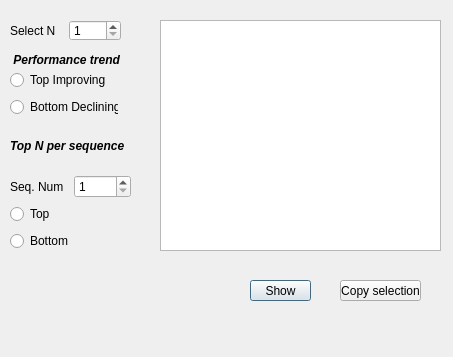
<?xml version="1.0" encoding="UTF-8"?>
<ui version="4.0">
 <class>Dialog_Adv_Stats</class>
 <widget class="QDialog" name="Dialog_Adv_Stats">
  <property name="geometry">
   <rect>
    <x>0</x>
    <y>0</y>
    <width>453</width>
    <height>357</height>
   </rect>
  </property>
  <property name="windowTitle">
   <string>Classroom Insights (Advanced Statistics)</string>
  </property>
  <property name="windowIcon">
   <iconset resource="../Resources/resources.qrc">
    <normaloff>:/icons/mainIcon.png</normaloff>:/icons/mainIcon.png</iconset>
  </property>
  <widget class="QLabel" name="label_ViewPerf">
   <property name="geometry">
    <rect>
     <x>10</x>
     <y>50</y>
     <width>161</width>
     <height>20</height>
    </rect>
   </property>
   <property name="font">
    <font>
     <weight>75</weight>
     <italic>true</italic>
     <bold>true</bold>
    </font>
   </property>
   <property name="text">
    <string> Performance trend</string>
   </property>
  </widget>
  <widget class="QWidget" name="layoutWidget">
   <property name="geometry">
    <rect>
     <x>10</x>
     <y>20</y>
     <width>111</width>
     <height>21</height>
    </rect>
   </property>
   <layout class="QHBoxLayout" name="horizontalLayout">
    <item>
     <widget class="QLabel" name="label_SelN">
      <property name="toolTip">
       <string>Number of records to show</string>
      </property>
      <property name="text">
       <string>Select N</string>
      </property>
     </widget>
    </item>
    <item>
     <widget class="QSpinBox" name="spinBoxN">
      <property name="minimum">
       <number>1</number>
      </property>
     </widget>
    </item>
   </layout>
  </widget>
  <widget class="QPushButton" name="pushButtonshow">
   <property name="geometry">
    <rect>
     <x>250</x>
     <y>280</y>
     <width>61</width>
     <height>21</height>
    </rect>
   </property>
   <property name="toolTip">
    <string>Display records</string>
   </property>
   <property name="text">
    <string>Show</string>
   </property>
  </widget>
  <widget class="QLabel" name="label_count">
   <property name="geometry">
    <rect>
     <x>220</x>
     <y>250</y>
     <width>111</width>
     <height>16</height>
    </rect>
   </property>
   <property name="text">
    <string/>
   </property>
  </widget>
  <widget class="QWidget" name="layoutWidget">
   <property name="geometry">
    <rect>
     <x>10</x>
     <y>70</y>
     <width>121</width>
     <height>181</height>
    </rect>
   </property>
   <layout class="QVBoxLayout" name="verticalLayout_3">
    <item>
     <layout class="QVBoxLayout" name="verticalLayout">
      <item>
       <layout class="QHBoxLayout" name="horizontalLayout_4">
        <item>
         <widget class="QRadioButton" name="radioButton_Imp">
          <property name="toolTip">
           <string>Improving across sequences</string>
          </property>
          <property name="text">
           <string>Top Improving </string>
          </property>
         </widget>
        </item>
        <item>
         <widget class="QLabel" name="label_NImp">
          <property name="text">
           <string/>
          </property>
         </widget>
        </item>
       </layout>
      </item>
      <item>
       <layout class="QHBoxLayout" name="horizontalLayout_5">
        <item>
         <widget class="QRadioButton" name="radioButton_Dec">
          <property name="toolTip">
           <string>Declining across sequences</string>
          </property>
          <property name="text">
           <string>Bottom Declining </string>
          </property>
         </widget>
        </item>
        <item>
         <widget class="QLabel" name="label_NDec">
          <property name="text">
           <string/>
          </property>
         </widget>
        </item>
       </layout>
      </item>
     </layout>
    </item>
    <item>
     <widget class="QLabel" name="label">
      <property name="font">
       <font>
        <weight>75</weight>
        <italic>true</italic>
        <bold>true</bold>
       </font>
      </property>
      <property name="text">
       <string>Top N per sequence</string>
      </property>
     </widget>
    </item>
    <item>
     <layout class="QHBoxLayout" name="horizontalLayout_6">
      <item>
       <widget class="QLabel" name="labelSeqN">
        <property name="toolTip">
         <string>Sequence number</string>
        </property>
        <property name="text">
         <string>Seq. Num</string>
        </property>
       </widget>
      </item>
      <item>
       <widget class="QSpinBox" name="spinBoxSeqN">
        <property name="minimum">
         <number>1</number>
        </property>
       </widget>
      </item>
     </layout>
    </item>
    <item>
     <layout class="QVBoxLayout" name="verticalLayout_2">
      <item>
       <layout class="QHBoxLayout" name="horizontalLayout_2">
        <item>
         <widget class="QRadioButton" name="radioButtonTop">
          <property name="toolTip">
           <string>Leading over chosen sequence</string>
          </property>
          <property name="text">
           <string>Top </string>
          </property>
         </widget>
        </item>
        <item>
         <widget class="QLabel" name="label_Ntop">
          <property name="text">
           <string/>
          </property>
         </widget>
        </item>
       </layout>
      </item>
      <item>
       <layout class="QHBoxLayout" name="horizontalLayout_3">
        <item>
         <widget class="QRadioButton" name="radioButton_Bottom">
          <property name="toolTip">
           <string>Trailing over chosen sequence</string>
          </property>
          <property name="text">
           <string>Bottom </string>
          </property>
         </widget>
        </item>
        <item>
         <widget class="QLabel" name="label_NBot">
          <property name="text">
           <string/>
          </property>
         </widget>
        </item>
       </layout>
      </item>
     </layout>
    </item>
   </layout>
  </widget>
  <widget class="QTableWidget" name="tableWidget_reg_pred">
   <property name="geometry">
    <rect>
     <x>160</x>
     <y>20</y>
     <width>281</width>
     <height>231</height>
    </rect>
   </property>
  </widget>
  <widget class="QPushButton" name="pushButtonCopySel">
   <property name="geometry">
    <rect>
     <x>340</x>
     <y>280</y>
     <width>81</width>
     <height>21</height>
    </rect>
   </property>
   <property name="text">
    <string>Copy selection</string>
   </property>
  </widget>
 </widget>
 <resources>
  <include location="../Resources/resources.qrc"/>
 </resources>
 <connections/>
</ui>
